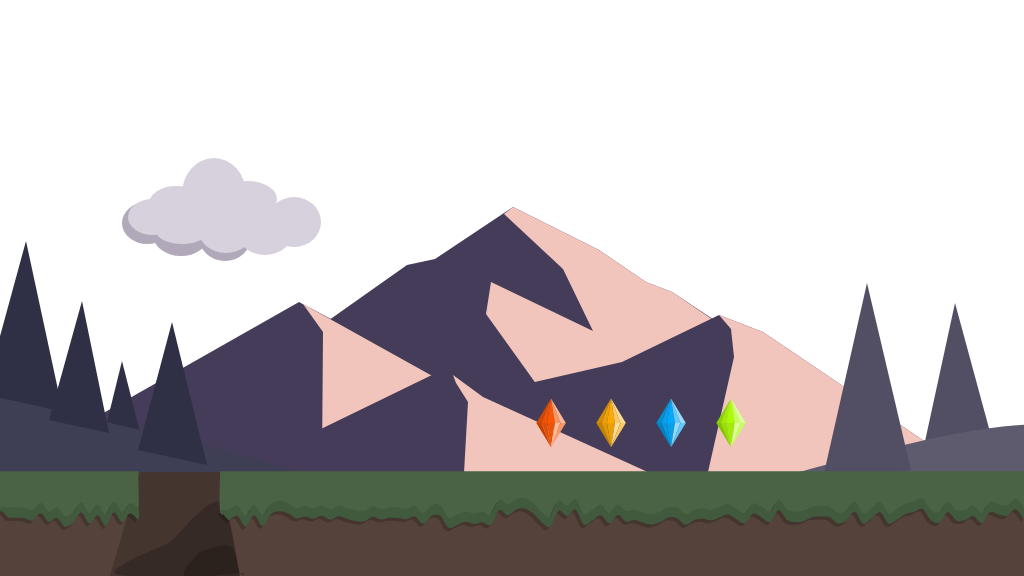
Frame 1 (no input)
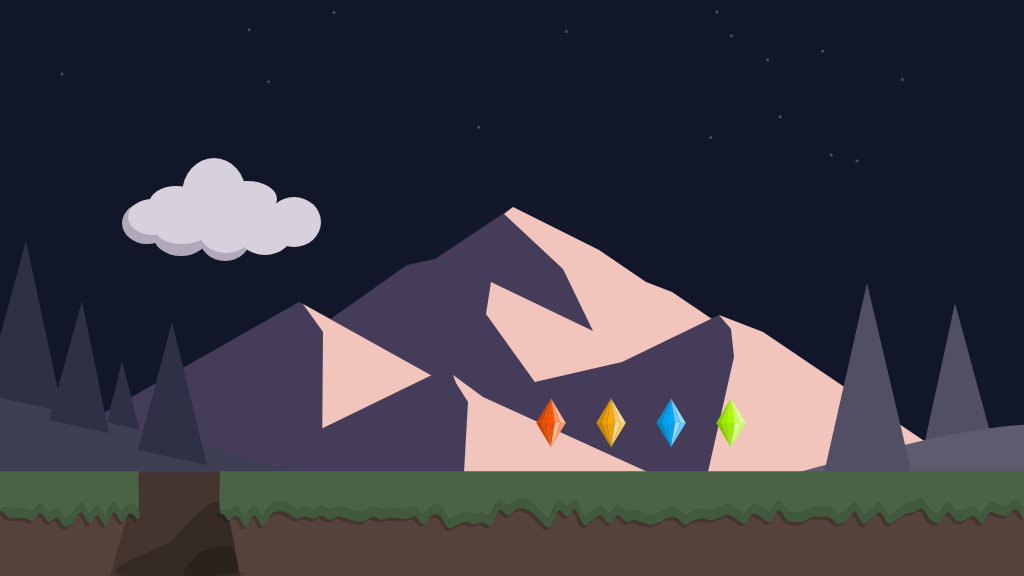
Frame 60 (no input)
Frame 120 (the mouse pressed at the canvas centre since frame 60): identical to frame 60, image omitted

The p5.js sketch that drew these frames (run headless with seeded random() and noise() and a simulated clock; from frame 60 on, the mouse is pressed at the canvas centre):

// p5.js sketch
// ── sketch.js
/// <reference path="../TSDef/p5.global-mode.d.ts" />

const DEBUG_CONTROLLERS = 'true';
let DEBUG_FRAME = false; // Frame profiler, set to a number of frames to profile (high number = very laggy)

// Variables used across multiple shapes
const shared = {
	width: 1024,
	height: 576,
	mouseCursor: undefined
};

function setup() {
	funcRemaping();

	createCanvas(shared.width, shared.height);
}

function draw() {
	shared.mouseCursor = ARROW;

	layer(-50);
	drawSky({
		stars: { count: 15, brightness: .4, size: 3, skyHeight: .3 },
		glare: { pos: vec(1, .4), strength: 3, brightness: .15 },
		mist: {},
		fog: { height: .5, density: .3 }
	});

	layer(10);
	drawGround({
		height: .18,
		grass: {
			gapDensity: 120, height: .45, heightVariation: .25, borderHeight: .1,
			sections: [ [0, .135], [.215, 1]]
		}
	});


	//1. a cloud in the sky
	layer(-30);
	fill(177, 169, 185);
	ellipse(147, 223, 50, 42);
	ellipse(225, 237, 52, 48);
	ellipse(181, 235, 56, 42);
	
	fill(215, 208, 221);
	ellipse(153, 217, 50, 36);
	ellipse(226, 231, 54, 44);
	ellipse(182, 231, 52, 26);
	ellipse(214, 194, 64, 72);
	ellipse(294, 222, 54, 50);
	ellipse(265, 229, 58, 52);
	ellipse(247, 199, 60, 36);
	ellipse(176, 204, 54, 36);

	//2. a mountain in the distance
	layer(-31); fill(69, 60, 89);
	polygon(513,207, 599,250, 646,282, 672,292, 829,396, 213,402, 407,265, 435,259);
	layer(-30); fill(241, 196, 188);
	polygon(513,207, 599,250, 646,282, 672,292, 775,362, 547,399, 486,314, 491,282, 593,331, 563,269, 504,214);

	layer(-28); fill(69, 60, 89);
	polygon(719,315, 763,332, 1019, 505, -180, 546, 622,362);
	layer(-27); fill(241, 196, 188);
	polygon(719,315, 763,332, 1019,505, 691,547, 734,357, 731,329);

	layer(-25); fill(69, 60, 89);
	polygon(299, 302, 613, 469, 10, 466);
	layer(-24); fill(241, 196, 188);
	polygon(303, 304, 560, 447, 322, 461, 323, 332);

	layer(-22); fill(69, 60, 89);
	polygon(434,374, 455,375, 483,397, 623,461, 251,463);
	layer(-21); fill(241, 196, 188);
	polygon(453,375, 483,397, 830,555, 459,561, 468,402, 456, 383);
	
	//3. a tree
	layer(-11); fill(47, 48, 69);
	triangle(26,241, -16,395, 63,413);
	layer(-9); fill(47, 48, 69);
	triangle(82,301,  49,420, 109,433);
	layer(-11); fill(47, 48, 69);
	triangle(122,361, 140,432, 107,422);
	layer(-9); fill(47, 48, 69);
	triangle(138,450, 172,322, 207,465);
	layer(-10); fill(62, 62, 84);
	spline(602, 583, 411, 508, 132, 428, -92, 403, -19, 609);

	layer(-4); fill(82, 78, 99);
	triangle(820,491, 867,283, 911,470);
	layer(-6); fill(82, 78, 99);
	triangle(924,446, 955,303, 990,432);
	layer(-5); fill(94, 91, 111);
	spline(636, 518, 1050, 425, 1182, 572, 267, 644);

	//4. a canyon
	//NB. the canyon should go from ground-level to the bottom of the screen
	layer(11);
	fill(0, 0, 0, 255*.2);
	quad(140, shared.height * (1-.18), 220, shared.height * (1-.18), 240, shared.height, 110, shared.height);
	spline(170, 542, 220, 502, 240, 576, 240, 576, 116, 574);
	spline(199, 552, 230, 546, 240, 573, 240, 573, 185, 576);

	//5. a collectable token - eg. a jewel, fruit, coins
	layer(0);
	gem(vec(731, 423), 80);
	gem(vec(671, 423), 200);
	gem(vec(611, 423), 40);
	gem(vec(551, 423), 20);

	cursor(shared.mouseCursor);
}

function drawSky({
	stars: { count: starCount, brightness: starBrightness, size: starSize, skyHeight: starSkyHeight },
	glare: { pos: glarePos, strength: glareStrength, brightness: glareBrightness },
	mist: { },
	fog: { density: fogDensity, height: fogHeight }
}) {

	// base color
	background(21, 27, 51); //fill the sky blue

	{ // Stars
		if (!globalThis.stars) {
			const stars = [];
			for (let i = 0; i < starCount; i++) {
				stars.push(vec(random(shared.width), random(shared.height * starSkyHeight)));
			}
			globalThis.stars = stars;
		}

		strokeWeight(starSize);
		stroke(255 * starBrightness);
		for (const star of globalThis.stars) {
			point(star.x, star.y);
		}
	}


	{ // Glare
		const glareColor = color(255, 255, 255);
		const middlePoint = glareStrength / (glareStrength + 1);
		const opacity = 255 * glareBrightness;
		noStroke();
		rectRadGradient(vec(0, 0), vec(shared.width, shared.height),
			{ 0: setAlpha(glareColor, opacity), [middlePoint]: setAlpha(glareColor, opacity * .5), 1: setAlpha(glareColor, 0) },
			vec(shared.width * glarePos.x, shared.height * glarePos.y));
	}

	// Gleam

	// Mist

	{ // Fog
		// const opacity = fogDensity * 255;
		// noStroke();
		// rectGradient(
		// 	vec(0, shared.height * (1-fogHeight)), vec(shared.width, shared.height * fogHeight),
		// 	{ 0.63: color(255, 220, 255, opacity), .9: color(255, 220, 255, opacity*.3), 1: color(255, 220, 255, opacity*.05) }
		// );
	}
}

function drawGround({
	height,
	grass: {
		gapDensity: grassGapDensity, heightVariation: grassHeightVariation,
		height: grassHeight, borderHeight: grassBorderHeight, sections: grassSections
	}
}) {

	noStroke();

	const origin = vec(0, shared.height * (1 - height));
	const size = vec(shared.width, shared.height * height);

	// Base dirt
	// fill(117, 58, 35);
	fill(85, 66, 59);
	rect(origin.x, origin.y, size.x, size.y); //draw some green ground

	{ // Grass
		const borderHeight = shared.height * grassBorderHeight * height;
		const heightVariation = shared.height * grassHeightVariation * height;
		const gapDelta = shared.width / grassGapDensity;
		const yBase = shared.height * (1 - height * (1 - grassHeight));

		// Compute border variations
		if (!globalThis.grassBorder) {
			const borderSections = [];
			for (const section of grassSections) {
				const start = min(section[0], section[1]);
				const span = abs(section[1] - section[0]);
				const gapCount = ceil(span * grassGapDensity); //+1
				const gapSize = span / gapCount;
				const offset = floor(start * grassGapDensity);
				
				const points = [];
				for (let i = 0; i <= gapCount; ++i) {
					const yOffset = noise(offset+i, yBase) - .5;
					points.push(vec((start + i * gapSize)*shared.width, yBase + yOffset * heightVariation));
				}
				borderSections.push(points);
			}
			globalThis.grassBorder = borderSections;
			console.log(borderSections);
		}

		/**
		 * @type {p5.Vector[][]}
		 */
		const grassBorder = globalThis.grassBorder;
		const addVertex = (point, offset = 0) => curveVertex(point.x - (offset.x || 0), point.y - (offset.y || offset));

		for (const grassPoints of grassBorder) {
			push();
			layer(layer()+5);

			// Draw Grass
			// fill(83, 157, 68);
			// fill(52, 99, 42);
			fill(74, 99, 69);
			beginShape();
			addVertex(vec(grassPoints[0].x, origin.y-1));
			addVertex(vec(grassPoints[0].x, origin.y-1));
			grassPoints.forEach(p => addVertex(p, borderHeight - 1));
			addVertex(vec(grassPoints[grassPoints.length-1].x, origin.y-1));
			addVertex(vec(grassPoints[grassPoints.length-1].x, origin.y-1));
			endShape();

			layer(layer()+5);

			// Draw shadow
			fill(0, 0, 0, 50);
			beginShape();
			// addVertex(grassPoints[0]);
			grassPoints.forEach(p => addVertex(p, vec(gapDelta * .3, -borderHeight * .3)));
			grassPoints.forReverse(p => addVertex(p, vec(gapDelta * .3, borderHeight * .7)));
			addVertex(grassPoints[0]);
			endShape();
			
			// Draw border
			// fill(77, 145, 63);
			// fill(47, 89, 38);
			fill(65, 89, 60);
			beginShape();
			// addVertex(grassPoints[0]); // Technically correct, artistically removed
			grassPoints.forEach(p => addVertex(p));
			grassPoints.forReverse(p => addVertex(p, borderHeight));
			addVertex(grassPoints[0]);
			endShape();

			pop();
		}
	}

	{ // Dirt

	}
}

/**
 * Draws a gem at the given position
 * 
 * @param {p5.Vector} pos 
 * @param {number} hue 
 */
function gem(pos, hue = 48) {
	push();
	colorMode(HSB);
	translate(pos.x, pos.y);
	scale(.13);
	fill(hue, 100, 77); triangle(-113, 0, -74, 0, 0, 187);
	fill(hue, 96, 87); triangle(-74, 0, -31, 0, 0, 187);
	fill(hue, 98, 82); triangle(-113, 0, 0, -188, -74, 0);
	fill(hue, 96, 92); triangle(0, -188, -31, 0, -74, 0);
	fill(hue, 99, 99); triangle(0, -188, 30, 0, -31, 0);
	fill(hue, 60, 98); triangle(0, -188, 73, 0, 30, 0);
	fill(hue, 40, 99); triangle(0, -188, 114, 0, 73, 0);
	fill(hue, 96, 92); triangle(-31, 0, 30, 0, 0, 187);
	fill(hue, 40, 99); triangle(30, 0, 73, 0, 0, 187);
	fill(hue, 60, 98); triangle(73, 0, 114, 0, 0, 187);
	pop();
}

/// Utility functions

/**
 * See the polyfill implementation of forEach in mdn web docs
 * https://developer.mozilla.org/es/docs/Web/JavaScript/Reference/Global_Objects/Array/forEach#polyfill
 * 
 * @param {(value: any, index: number, array: any[]) => void} callback
 * @param {any} thisArg
 * @returns {void}
 */
Array.prototype.forReverse = function (callback, thisArg) {

	var T = arguments.length >= 2 ? thisArg : undefined;
	var kValue, O = Object(this), len = O.length >>> 0;

	let k = len;
	while (k-- > 0) {
		if (k in O) {
			kValue = O[k];
			callback.call(T, kValue, k, O);
		}
	}
};

/**
 * Creates a shorthand for some functions,
 * and adds sorting layers
 */
function funcRemaping() {
	globalThis.vec = createVector;

	// I really wanted to have layers...
	//#region Sorting Layers
	globalThis.renderQueue = {};
	globalThis.layerStack = [0];

	globalThis.layer = (layer) => {
		if (layer === undefined) return globalThis.layerStack[0];
		if (globalThis.lastDrawCall?.name === 'push') {
			// Special case, need to move the push command to the new layer
			const currLayer = globalThis.layerStack[0];
			const pushCall = globalThis.renderQueue[currLayer].pop();
			(globalThis.renderQueue[layer] || (globalThis.renderQueue[layer] = [])).push(pushCall);
		}

		globalThis.layerStack[0] = layer;
		globalThis.lastDrawCall = null;
	};

	const enqueue = (fnName) => {
		const fnRef = globalThis[fnName];
		return function() {
			const layer = globalThis.layerStack[0];
			const drawCall = { name: fnName, fn: fnRef, args: [...arguments] };
			(globalThis.renderQueue[layer] || (globalThis.renderQueue[layer] = [])).push(drawCall);
			globalThis.lastDrawCall = drawCall;
		};
	};

	['background', 'clear', 'colorMode', 'fill', 'noFill', 'noStroke', 'stroke',
		'arc', 'ellipse', 'line', 'point', 'quad', 'rect', 'triangle',
		'ellipseMode', 'noSmooth', 'rectMode', 'smooth', 'strokeCap', 'strokeJoin', 'strokeWeight',
		'bezier', 'bezierDetail', 'bezierPoint', 'bezierTangent', 'curveDetail', 'curveTightness', 'curvePoint', 'curveTangent',
		'beginContour', 'beginShape', 'bezierVertex', 'curveVertex', 'endContour', 'endShape', 'quadraticVertex', 'vertex',
		'applyMatrix', 'resetMatrix', 'rotate', 'rotateX', 'rotateY', 'rotateZ', 'scale', 'shearX', 'shearY', 'translate',
		'textAlign', 'textLeading', 'textSize', 'textStyle', 'textWidth', 'textAscent', 'textDescent', 'textWrap', 'text', 'textFont', 
	].forEach(fnName => globalThis[fnName] = enqueue(fnName));

	const oldPush = enqueue('push');
	globalThis.push = function() {
		globalThis.layerStack.unshift(globalThis.layerStack[0]);
		oldPush.bind(this)();
	};

	const oldPop = enqueue('pop');
	globalThis.pop = function() {
		oldPop.bind(this)();
		globalThis.layerStack.shift();
	};

	const flushRenderQueue = () => {
		if (!globalThis.renderQueue) return;

		Object.keys(globalThis.renderQueue).sort((a, b) => (+a) - (+b))
			.forEach(key => {
				if (DEBUG_FRAME)
					console.groupCollapsed(`Layer ${key}`);
				const renderLayer = globalThis.renderQueue[key]; // FIFO queue
				renderLayer.forEach(drawCall => {
					if (DEBUG_FRAME)
						console.log(`${drawCall.name}(${(drawCall.args || []).map(a => a.toString()).join(', ')})`);
					return drawCall.fn(...drawCall.args);
				});
				delete globalThis.renderQueue[key];
				if (DEBUG_FRAME)
					console.groupEnd();
			});
	};

	let frameCount = 0;
	const oldDraw = globalThis.draw;
	globalThis.draw = function () {
		oldDraw.bind(this)();
		if (DEBUG_FRAME)
			console.groupCollapsed(`Frame ${frameCount}`);
		flushRenderQueue();
		if (DEBUG_FRAME) {
			console.groupEnd();
			--DEBUG_FRAME;
		}
		++frameCount;
	};
	//#endregion
}

/**
 * Creates a copy of a color,
 * with the given alpha value
 * 
 * @param {p5.Color} original
 * @param {number} alpha
 * @returns {p5.Color}
 */
function setAlpha(original, alpha) {
	return color(red(original), green(original), blue(original), alpha);
}

/**
 * Draws a polygon with the given points,
 * just like triangle and quad
 * 
 * @param  {...number} coords 
 */
function polygon(...coords) {
	beginShape();
	coords.reduce((acc, val, idx) => (idx % 2 ? acc[0].push(val) : acc.unshift([val]), acc), [])
		.forReverse(p => vertex(...p));
	endShape(CLOSE);
}

/**
 * Draws a curve across the given points
 * 
 * @param  {...number} coords 
 */
 function spline(...coords) {
	beginShape();
	if (coords.length > 1)
		curveVertex(coords[0], coords[1]);
	coords.reduce((acc, val, idx) => (idx % 2 ? acc[0].push(val) : acc.unshift([val]), acc), [])
		.forReverse(p => curveVertex(...p));
	endShape(CLOSE);
}

//#region Gradient functions
// Wanted to include some more lighting effects,
// but couldn't dedicate enough time

/**
 * Sets a linear gradient fill on p5js shapes
 * 
 * @param {p5.Vector} start
 * @param {p5.Vector} end
 * @param {p5.Color} colorFrom
 * @param {p5.Color} colorTo
 */
function linearGradient(start, end, colorStops) {
	let gradient = drawingContext.createLinearGradient(start.x, start.y, end.x, end.y);
	for (const [offset, color] of Object.entries(colorStops)) {
		gradient.addColorStop(offset, color);
	}

	drawingContext.fillStyle = gradient;
}

/**
 * Sets a radial gradient fill on p5js shapes
 * 
 * @param {p5.Vector} start
 * @param {p5.Vector} end
 * @param {p5.Color} colorFrom
 * @param {p5.Color} colorTo
 */
function radialGradient(center, radius, colorStops) {
	let gradient = drawingContext.createRadialGradient(center.x, center.y, 0, center.x, center.y, radius);
	for (const [offset, color] of Object.entries(colorStops)) {
		gradient.addColorStop(offset, color);
	}

	drawingContext.fillStyle = gradient;
}

/**
 * Draws a rect with a linear gradient fill
 * 
 * @param {p5.Vector} origin 
 * @param {p5.Vector} bounds 
 * @param {{[offset: number]: p5.Color}} colorStops 
 * @param {number} angle Only works for angles in [-PI/4 + k * PI/2, PI/4 + k * PI/2]
 * @param {number} radius 
 */
function rectGradient(origin, bounds, colorStops, angle = 0, radius = 0) {

	// remap between -PI and PI
	while (angle > PI)
		angle -= 2 * PI;

	const dir = abs(angle) > HALF_PI ? -1 : 1;
	abs(angle) > HALF_PI ? angle -= HALF_PI : angle;

	const extents = bounds.copy().mult(0.5);
	const center = origin.copy().add(extents);

	const start = vec(center.x + tan(angle) * center.y, center.y + extents.y).mult(dir);
	const end = center.copy().mult(2).sub(start); // mirror around center

	linearGradient(start, end, colorStops);
	rect(origin.x, origin.y, bounds.x, bounds.y, radius);
}

/**
 * 
 * @param {p5.Vector} origin 
 * @param {p5.Vector} bounds 
 * @param {{[offset: number]: p5.Color}} colorStops 
 * @param {p5.Vector} center 
 * @param {number} radius 
 */
function rectRadGradient(origin, bounds, colorStops, center, radius = 0) {

	const toCenter = origin.copy().add(bounds.copy().mult(0.5)).sub(center);
	const toCorner = origin.copy().sub(center);

	const distantCorner = vec(
		toCorner.x + (toCenter.x > toCorner.x ? bounds.x : 0),
		toCorner.y + (toCenter.y > toCorner.y ? bounds.y : 0));

	radialGradient(center, center.dist(distantCorner), colorStops);
	rect(origin.x, origin.y, bounds.x, bounds.y, radius);
}
//#endregion

//#region Draggable handles
/**
 * Creates a point which can be moved on the screen
 * 
 * @param {string} id
 * @param {p5.Vector} pos
 * @param {p5.Color} color
 * @returns {p5.Vector} The current pos of the point handle
 */
function draggablePoint(id, pos, pointColor, { lockX = false, lockY = false } = {}) {

	if (!globalThis.dragHandles) {
		globalThis.dragHandles = {};
	}

	if (!globalThis.dragHandles[id]) {
		globalThis.dragHandles[id] = { pos: pos.copy(), color: color(random(255), 200, 90) };
	}

	const handle = globalThis.dragHandles[id];

	push();
	layer(100);
	if (handle.pos.dist(vec(pmouseX, pmouseY)) < 7) {
		shared.mouseCursor = HAND;
		if (mouseIsPressed) {
			if (!lockX) handle.pos.x = mouseX;
			if (!lockY) handle.pos.y = mouseY;
		}
	}

	if (!pointColor) {
		pointColor = handle.color;
		colorMode(HSB);
	}

	strokeWeight(7);
	stroke(pointColor);
	point(handle.pos.x, handle.pos.y);
	if (keyIsDown(17) && mouseIsPressed) {
		console.log(`${id}: ${handle.pos.x}, ${handle.pos.y}`);
	}


	if (DEBUG_CONTROLLERS) {
		noStroke();
		fill(0, 0, 90);
		textAlign(LEFT, CENTER);
		if (DEBUG_CONTROLLERS === 'compact') {
			text(`${id}`, handle.pos.x + 10, handle.pos.y);
		} else {
			text(`${id}: ${handle.pos.x}, ${handle.pos.y}`, handle.pos.x + 10, handle.pos.y);
		}
	}

	pop();

	return handle.pos;
}

/**
 * Draws an editable ellipse
 * 
 * @param {string} id 
 * @param {number} x 
 * @param {number} y 
 * @param {number} w 
 * @param {number} h 
 */
function dragEllipse(id, x, y, w, h) {
	let pPos = globalThis.dragHandles?.[id]?.pos;
	pPos && (pPos = vec(pPos.x, pPos.y));
	const eHeight = (pPos?.y - globalThis.dragHandles?.[`${id}.h`]?.pos?.y) || -h,
		eWeight = (pPos?.x - globalThis.dragHandles?.[`${id}.w`]?.pos?.x) || w;
	const center = draggablePoint(id, vec(x, y));
	pPos?.sub(center);
	if (pPos?.x || pPos?.y) {
		globalThis.dragHandles[`${id}.h`]?.pos?.sub(pPos);
		globalThis.dragHandles[`${id}.w`]?.pos?.sub(pPos);
	}
	draggablePoint(`${id}.w`, vec(center.x+eWeight, center.y), undefined, { lockY: true });
	draggablePoint(`${id}.h`, vec(center.x, center.y+eHeight), undefined, { lockX: true });
	ellipse(center.x, center.y, 2*abs(eWeight), 2*abs(eHeight));
}

/**
 * Draws some p5 shape, making each point draggable
 * 
 * @param {string} id
 * @param {any} func
 * @param {number[]} coords
 * 
 */
function drag(id, func, ...coords) {
	const points = coords
		.reduce((acc, val, idx) => (idx % 2 ? acc[0].push(val) : acc.unshift([val]), acc), [])
		.reverse().map((p, i) => draggablePoint(`${id}_${i}`, vec(p[0], p[1])));
	func(...points.flatMap(p => [p.x, p.y]));
}

//#endregion
